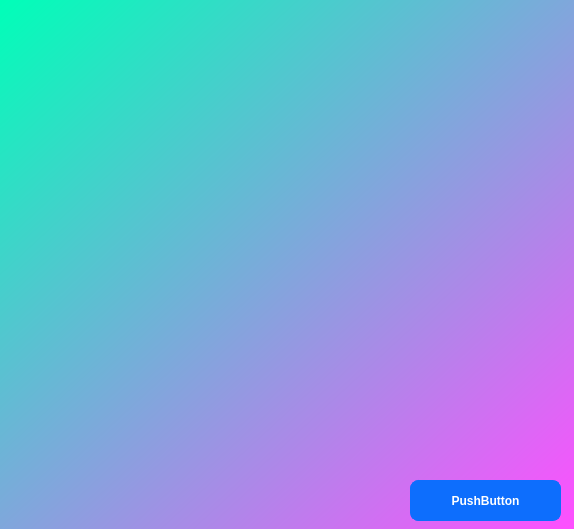
<?xml version="1.0" encoding="UTF-8"?>
<ui version="4.0">
 <class>Form</class>
 <widget class="QWidget" name="Form">
  <property name="geometry">
   <rect>
    <x>0</x>
    <y>0</y>
    <width>574</width>
    <height>529</height>
   </rect>
  </property>
  <property name="windowTitle">
   <string>Form</string>
  </property>
  <property name="styleSheet">
   <string notr="true">QWidget {
 background-color: qlineargradient(spread:pad, x1:0, y1:0, x2:1, y2:1, stop:0 rgba(0, 255, 184, 255), stop:1 rgba(255, 79, 255, 255))
}</string>
  </property>
  <widget class="QPushButton" name="pushButton">
   <property name="geometry">
    <rect>
     <x>410</x>
     <y>470</y>
     <width>151</width>
     <height>51</height>
    </rect>
   </property>
   <property name="styleSheet">
    <string notr="true">QPushButton {
  background-color: #0d6efd;
  color: #fff;
  font-weight: 600;
  border-radius: 8px;
  border: 1px solid #0d6efd;
  padding: 5px 15px;
  margin-top: 10px;
  outline: 0px;
}
QPushButton:hover,
QPushButton:focus {
  background-color: #0b5ed7;
  border: 3px solid #9ac3fe;
}</string>
   </property>
   <property name="text">
    <string>PushButton</string>
   </property>
  </widget>
 </widget>
 <resources/>
 <connections/>
</ui>
